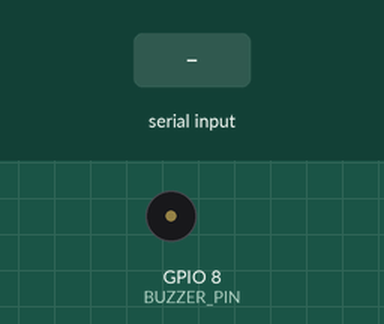
Simulated run of this sketch. Board: ESP32-S3. On the bench: buzzer (waves = sounding, pin HIGH). The test bench sets the inputs (shaded band).

Above: at 1.2 s.
1.3 s: "1" received over Serial
At 2.2 s:
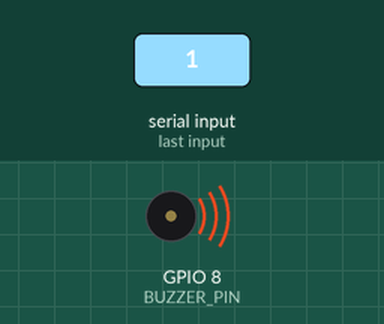
2.8 s: "0" received over Serial
At 3.4 s:
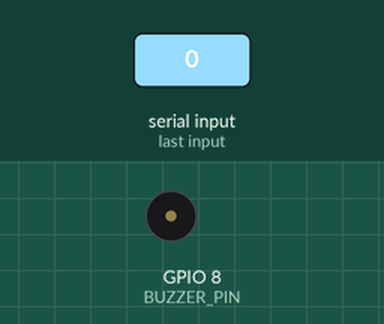
4.3 s: "2" received over Serial
At 5.7 s:
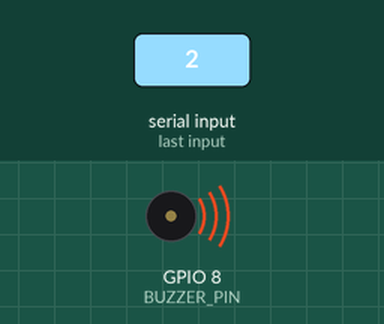
Timing chart, 0 to 7.3 s (numbered marks = the images above; inputs shaded):
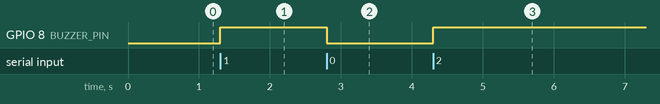

Measured:
- after the input at 1.3 s, GPIO 8 (BUZZER_PIN): LOW → HIGH at once
- after the input at 2.8 s, GPIO 8 (BUZZER_PIN): HIGH → LOW at once
- after the input at 4.3 s, GPIO 8 (BUZZER_PIN): LOW → HIGH at once

The sketch:

esp32_arduino_setup_argus.ino
```cpp
/*
  Project Argus - Buzzer Alert Controller (for USB setup)

  Listens for 1-character commands from the PC (Python script)
  and triggers a buzzer on Pin 8.
*/

// Define our output pin
const int BUZZER_PIN = 8;

char last_command = '0'; // '0' means "All Clear"

void setup() {
  // Start serial communication (must match Python)
  Serial.begin(9600);
  pinMode(BUZZER_PIN, OUTPUT);
  digitalWrite(BUZZER_PIN, LOW); // Start with buzzer off
}

void loop() {
  // Check if data is available from the PC
  if (Serial.available() > 0) {

    char command = Serial.read();

    if (command != last_command) {
      if (command == '0') {
        digitalWrite(BUZZER_PIN, LOW); // Turn Buzzer OFF
      } else {
        // Any other command ('E', 'Y', 'T', etc.) turns the buzzer ON
        digitalWrite(BUZZER_PIN, HIGH);
      }
      last_command = command; // Save the new state
    }
  }
}
```
